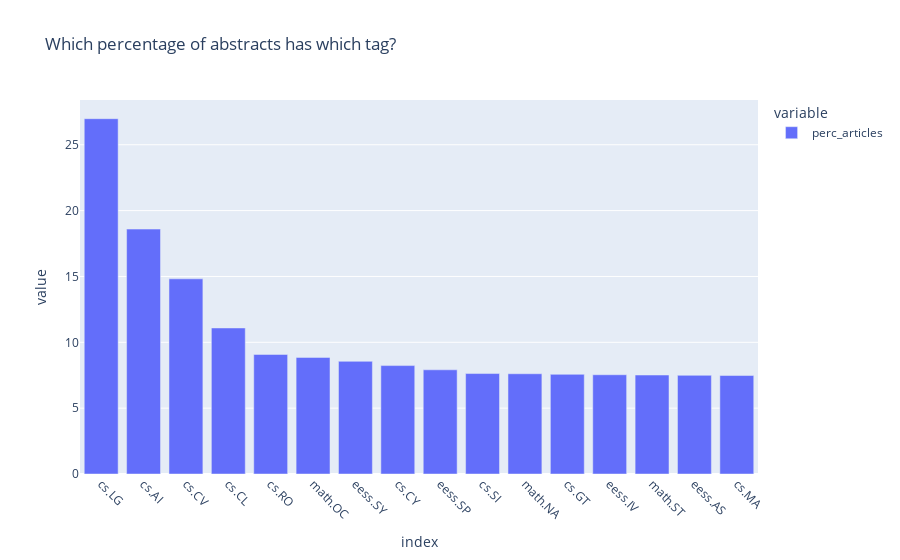
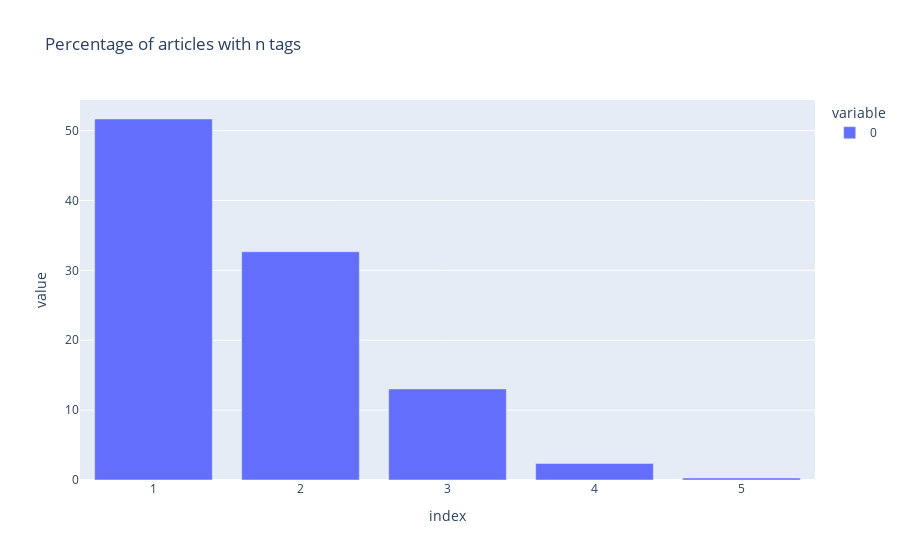

Notebook code cell kept with these figures, in order:
### Markdown cell above
Let's clean the dataset by reducing the tags to the tags of interest.

### Code cell
df["tags_filtered"] = df["tags"].map(
    lambda tags: [tag for tag in tags if tag in CATEGORIES_OF_INTEREST]
)

print(
    f"{len({cat for catlist in df['tags_filtered'] for cat in catlist})} found out of {len(categories)} existing categories."
)

mlb = MultiLabelBinarizer()

message_tags_matrix = pd.DataFrame(mlb.fit_transform(df["tags_filtered"]), columns=mlb.classes_)

fig = px.bar(
    pd.DataFrame(
        pd.DataFrame(message_tags_matrix, columns=mlb.classes_).sum()
        / message_tags_matrix.shape[0]
        * 100,
        columns=["perc_articles"],
    ).sort_values(by="perc_articles", ascending=False),
    title="Which percentage of abstracts has which tag?",
)
_ = fig.update_xaxes(tickangle=45)
fig.show()

fig = px.bar(
    pd.DataFrame(message_tags_matrix.sum(axis=1)).groupby(0).size()
    / message_tags_matrix.shape[0]
    * 100,
    title="Percentage of articles with n tags",
)
fig.show()

### Figure 1 — Plotly figure (JSON) as saved in the notebook; plotly's stock layout.template omitted (floating-point values rounded to 4 significant figures)
{"data": [{"alignmentgroup": "True", "hovertemplate": "variable=perc_articles<br>index=%{x}<br>value=%{y}<extra></extra>", "legendgroup": "perc_articles", "marker": {"color": "#636efa", "pattern": {"shape": ""}}, "name": "perc_articles", "offsetgroup": "perc_articles", "orientation": "v", "showlegend": true, "textposition": "auto", "type": "bar", "x": ["cs.LG", "cs.AI", "cs.CV", "cs.CL", "cs.RO", "math.OC", "eess.SY", "cs.CY", "eess.SP", "cs.SI", "math.NA", "cs.GT", "eess.IV", "math.ST", "eess.AS", "cs.MA"], "xaxis": "x", "y": [26.98, 18.6, 14.82, 11.09, 9.078, 8.854, 8.555, 8.233, 7.911, 7.627, 7.612, 7.567, 7.538, 7.515, 7.493, 7.478], "yaxis": "y"}], "layout": {"barmode": "relative", "legend": {"title": {"text": "variable"}, "tracegroupgap": 0}, "title": {"text": "Which percentage of abstracts has which tag?"}, "xaxis": {"anchor": "y", "domain": [0, 1], "tickangle": 45, "title": {"text": "index"}}, "yaxis": {"anchor": "x", "domain": [0, 1], "title": {"text": "value"}}}}

### Figure 2 — Plotly figure (JSON) as saved in the notebook; plotly's stock layout.template omitted (floating-point values rounded to 4 significant figures)
{"data": [{"alignmentgroup": "True", "hovertemplate": "variable=0<br>index=%{x}<br>value=%{y}<extra></extra>", "legendgroup": "0", "marker": {"color": "#636efa", "pattern": {"shape": ""}}, "name": "0", "offsetgroup": "0", "orientation": "v", "showlegend": true, "textposition": "auto", "type": "bar", "x": [1, 2, 3, 4, 5], "xaxis": "x", "y": [51.66, 32.66, 13.03, 2.37, 0.2767], "yaxis": "y"}], "layout": {"barmode": "relative", "legend": {"title": {"text": "variable"}, "tracegroupgap": 0}, "title": {"text": "Percentage of articles with n tags"}, "xaxis": {"anchor": "y", "domain": [0, 1], "title": {"text": "index"}}, "yaxis": {"anchor": "x", "domain": [0, 1], "title": {"text": "value"}}}}
